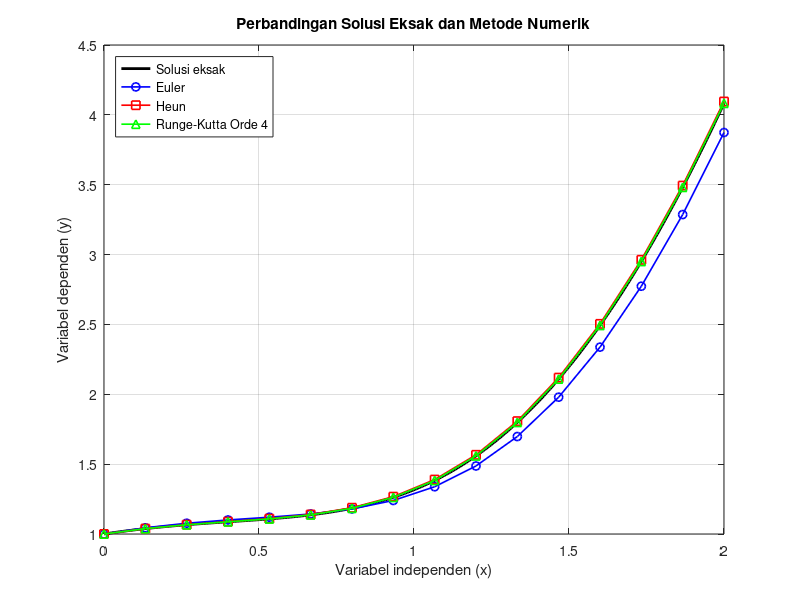
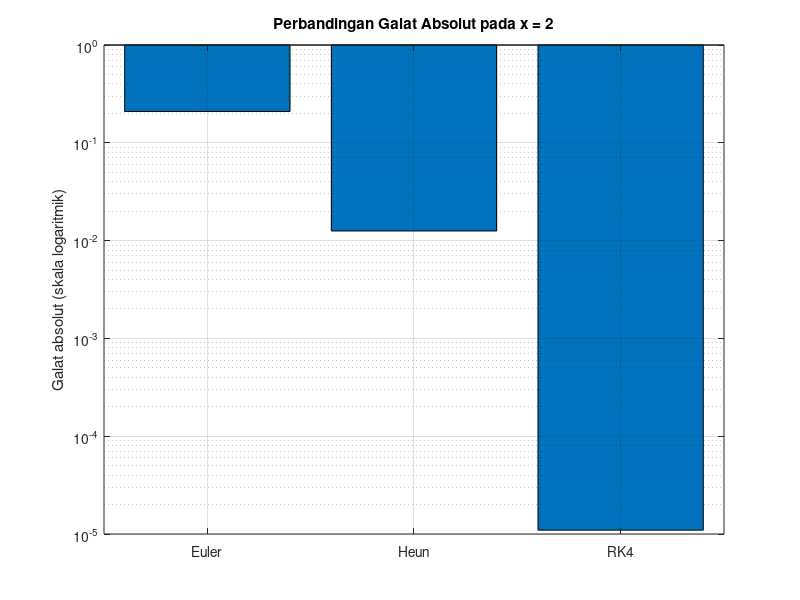

MATLAB code to generate these figures, in order:

function PDB_MetodeNumerik()

  clc;
  close all;
  format long g;

  % 1. PARAMETER
  x_awal = 0;
  x_akhir = 2;
  y_awal = 1;
  n = 15;

  h = (x_akhir - x_awal) / n;

  f = @(x,y) (4*x.^3 - 2*x + 1) ./ (2+y);

  y_eksak_fungsi = @(x) ...
    -2 + sqrt(2*x.^4 - 2*x.^2 + 2*x + 9);

  x = linspace(x_awal,x_akhir,n+1)';

  y_euler = zeros(n+1,1);
  y_heun  = zeros(n+1,1);
  y_rk4   = zeros(n+1,1);

  y_eksak = y_eksak_fungsi(x);

  y_euler(1) = y_awal;
  y_heun(1) = y_awal;
  y_rk4(1) = y_awal;

  % 2. METODE EULER
  for i = 1:n
    y_euler(i+1) = y_euler(i) + ...
      h*f(x(i),y_euler(i));
  endfor

  % 3. METODE HEUN (RUNGE-KUTTA ORDE 2)
  for i = 1:n

    k1 = f(x(i),y_heun(i));

    y_prediksi = y_heun(i) + h*k1;

    k2 = f(x(i+1),y_prediksi);

    y_heun(i+1) = y_heun(i) + ...
      (h/2)*(k1+k2);

  endfor

  % 4. METODE RUNGE-KUTTA ORDE 4
  for i = 1:n

    xi = x(i);
    yi = y_rk4(i);

    k1 = h*f(xi,yi);

    k2 = h*f(xi+h/2,yi+k1/2);

    k3 = h*f(xi+h/2,yi+k2/2);

    k4 = h*f(xi+h,yi+k3);

    y_rk4(i+1) = yi + ...
      (k1+2*k2+2*k3+k4)/6;

  endfor

  % 5. MENAMPILKAN TABEL ITERASI
  printf('\n============================================\n');
  printf(' PENYELESAIAN PERSAMAAN DIFERENSIAL BIASA\n');
  printf('============================================\n');

  printf('Persamaan : dy/dx = (4*x^3-2*x+1)/(2+y)\n');
  printf('Kondisi awal : y(0) = 1\n');
  printf('Target : y(2)\n');
  printf('Jumlah iterasi : %d\n',n);
  printf('Ukuran langkah : %.12f\n\n',h);

  printf('%2s %10s %15s %15s %15s %15s\n',...
    'i','x_i','Euler','Heun','RK4','Eksak');

  printf('%s\n',repmat('-',1,91));

  for i = 1:n+1

    printf('%2d %10.6f %15.9f %15.9f %15.9f %15.9f\n',...
      i-1,x(i),y_euler(i),y_heun(i),...
      y_rk4(i),y_eksak(i));

  endfor

  % 6. MENGHITUNG GALAT
  nilai_eksak = y_eksak(end);

  galat_euler = abs(nilai_eksak-y_euler(end));
  galat_heun  = abs(nilai_eksak-y_heun(end));
  galat_rk4   = abs(nilai_eksak-y_rk4(end));

  galat_relatif_euler = ...
    galat_euler/abs(nilai_eksak)*100;

  galat_relatif_heun = ...
    galat_heun/abs(nilai_eksak)*100;

  galat_relatif_rk4 = ...
    galat_rk4/abs(nilai_eksak)*100;

  % 7. MENAMPILKAN HASIL AKHIR
  printf('\n================ HASIL AKHIR ================\n');

  printf('Nilai eksak y(2) : %.12f\n\n',nilai_eksak);

  printf('%-10s %16s %16s %18s\n',...
    'Metode','y(2)','Galat absolut','Galat relatif (%)');

  printf('%s\n',repmat('-',1,66));

  printf('%-10s %16.12f %16.12g %18.12g\n',...
    'Euler',y_euler(end),galat_euler,...
    galat_relatif_euler);

  printf('%-10s %16.12f %16.12g %18.12g\n',...
    'Heun',y_heun(end),galat_heun,...
    galat_relatif_heun);

  printf('%-10s %16.12f %16.12g %18.12g\n',...
    'RK4',y_rk4(end),galat_rk4,...
    galat_relatif_rk4);

  % 8. MENYIMPAN DATA KE CSV
  fid = fopen('hasil_iterasi_pdb.csv','w');

  if fid == -1

    warning('File CSV tidak dapat dibuat.');

  else

    fprintf(fid,'iterasi,x,Euler,Heun,RK4,Eksak\n');

    for i = 1:n+1

      fprintf(fid,'%d,%.12f,%.12f,%.12f,%.12f,%.12f\n',...
        i-1,x(i),y_euler(i),y_heun(i),...
        y_rk4(i),y_eksak(i));

    endfor

    fclose(fid);

    printf('\nFile CSV berhasil dibuat.\n');

  endif

  % 9. GRAFIK PERBANDINGAN SOLUSI
  x_halus = linspace(x_awal,x_akhir,400)';

  y_halus = y_eksak_fungsi(x_halus);

  figure('Name','Perbandingan Solusi PDB');

  plot(x_halus,y_halus,'k-','linewidth',2);
  hold on;

  plot(x,y_euler,'b-o','linewidth',1.2);
  plot(x,y_heun,'r-s','linewidth',1.2);
  plot(x,y_rk4,'g-^','linewidth',1.2);

  grid on;

  xlabel('Variabel independen (x)');
  ylabel('Variabel dependen (y)');

  title('Perbandingan Solusi Eksak dan Metode Numerik');

  legend('Solusi eksak','Euler','Heun','Runge-Kutta Orde 4',...
    'location','northwest');

  print('grafik_perbandingan_pdb.png','-dpng','-r150');

  % 10. GRAFIK PERBANDINGAN GALAT
  galat = [galat_euler,galat_heun,galat_rk4];

  figure('Name','Perbandingan Galat Akhir');

  bar(galat);

  set(gca,'yscale','log');

  set(gca,'xtick',1:3,...
    'xticklabel',{'Euler','Heun','RK4'});

  grid on;

  ylabel('Galat absolut (skala logaritmik)');

  title('Perbandingan Galat Absolut pada x = 2');

  print('grafik_galat_pdb.png','-dpng','-r150');

  printf('\nGrafik berhasil dibuat.\n');
  printf('Proses perhitungan selesai.\n');

endfunction
